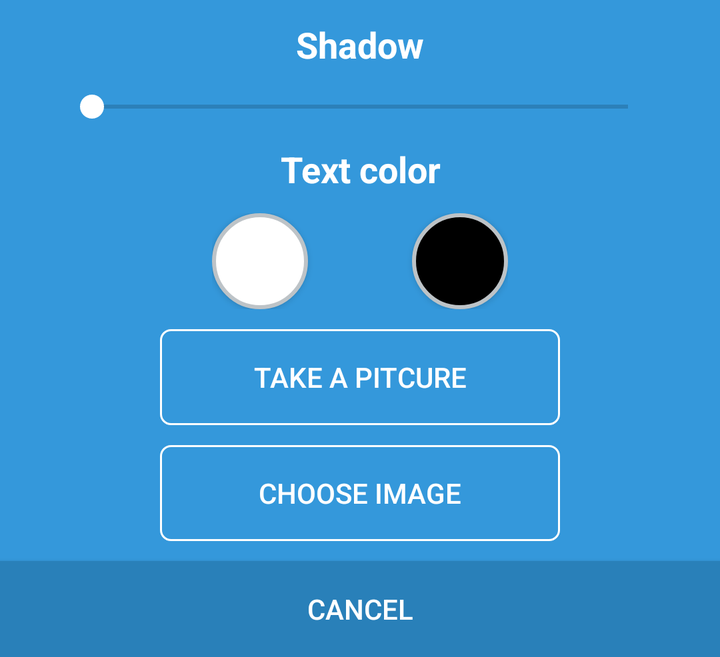
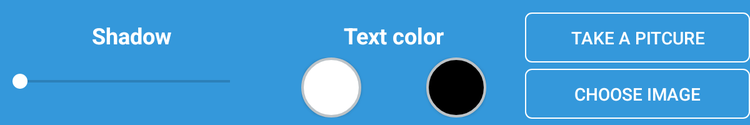

First picture: res/layout/ on a phone held upright. Second picture: the repository's own variant of that layout, on a device whose configuration matches the variant's folder. Source for both follows.
<!-- AndroidManifest.xml: application theme NoActionBar -->
<!-- res/layout/settings_fragment.xml -->
<?xml version="1.0" encoding="utf-8"?>
<FrameLayout xmlns:android="http://schemas.android.com/apk/res/android"
    android:layout_width="match_parent"
    android:layout_height="wrap_content"
    android:background="@color/colorPrimary"
    android:id="@+id/superFrame"
    android:layout_gravity="top">

    <LinearLayout
        android:orientation="vertical"
        android:layout_width="match_parent"
        android:layout_height="wrap_content"
        android:id="@+id/rootLinear">

        <EditText
            android:layout_width="match_parent"
            android:layout_height="wrap_content"
            android:inputType="textPersonName"
            android:text="@string/shadow"
            android:enabled="false"
            android:background="@color/clear"
            android:textColor="@android:color/white"
            android:ems="10"
            android:textAlignment="center"
            android:textAllCaps="false"
            android:textStyle="normal|bold"
            android:layout_marginTop="@dimen/settingsMargins" />

        <SeekBar
            android:layout_width="300dp"
            android:layout_height="wrap_content"
            android:max="10"
            android:progress="0"
            android:thumbTint="@color/white"
            android:progressTint="@color/white"
            android:id="@+id/seekBar"
            android:paddingTop="0dp"
            android:paddingBottom="0dp"
            android:layout_marginTop="@dimen/settingsMargins"
            android:layout_gravity="center" />

        <EditText
            android:layout_width="match_parent"
            android:layout_height="wrap_content"
            android:inputType="textPersonName"
            android:text="@string/textColor"
            android:enabled="false"
            android:textColor="@android:color/white"
            android:ems="10"
            android:background="@color/clear"
            android:textAlignment="center"
            android:textAllCaps="false"
            android:textStyle="normal|bold"
            android:layout_marginTop="@dimen/settingsMargins" />

        <FrameLayout
            android:layout_width="wrap_content"
            android:layout_height="wrap_content"
            android:layout_marginTop="@dimen/settingsMargins"
            android:layout_gravity="center">

            <Button
                android:background="@drawable/one_meme_white_button"
                android:id="@+id/whiteColorBtn"
                android:layout_gravity="start"
                android:layout_height="48dp"
                android:layout_width="48dp" />

            <Button
                android:background="@drawable/one_meme_black_button"
                android:layout_width="48dp"
                android:layout_height="48dp"
                android:id="@+id/blackColorBtn"
                android:layout_gravity="end"
                android:layout_marginLeft="100dp" />
        </FrameLayout>

        <Button
            android:text="@string/takeApic"
            android:textColor="@color/white"
            android:background="@drawable/one_meme_button"
            android:layout_height="48dp"
            android:id="@+id/tpicBtn"
            android:minWidth="@dimen/settingsButtonMaxWidth"
            android:layout_width="@dimen/settingsButtonMaxWidth"
            android:layout_gravity="center"
            android:layout_marginTop="@dimen/settingsMargins" />

        <Button
            android:text="@string/chooseImg"
            android:textColor="@color/white"
            android:background="@drawable/one_meme_button"
            android:layout_height="48dp"
            android:id="@+id/choosePicBtn"
            android:minWidth="@dimen/settingsButtonMaxWidth"
            android:layout_width="@dimen/settingsButtonMaxWidth"
            android:layout_gravity="center"
            android:layout_marginTop="@dimen/settingsMargins" />

        <Button
            android:text="@string/cancel"
            android:layout_height="48dp"
            android:id="@+id/cancelSettingsBtn"
            android:textColor="@color/white"
            android:background="@color/colorPrimaryDark"
            android:minWidth="@dimen/settingsButtonMaxWidth"
            android:layout_width="match_parent"
            android:layout_gravity="center"
            android:layout_marginTop="@dimen/settingsMargins" />

    </LinearLayout>
</FrameLayout>
<!-- resources referenced by this layout -->
<resources>
  <color name="clear">#00ffffff</color>
  <color name="colorPrimary">#3498db</color>
  <color name="colorPrimaryDark">#2980b9</color>
  <color name="white">#ffffff</color>
  <dimen name="settingsButtonMaxWidth">200dp</dimen>
  <dimen name="settingsMargins">10dp</dimen>
  <!-- drawable one_meme_black_button (drawable) -->
  <?xml version="1.0" encoding="utf-8"?>
  <shape xmlns:android="http://schemas.android.com/apk/res/android" android:shape="rectangle">
      <solid android:color="@color/black"/>
      <corners android:radius="24dp"/>
      <stroke android:color="@color/stroke" android:width="2dp"/>
  </shape>
  <!-- drawable one_meme_button (drawable) -->
  <?xml version="1.0" encoding="utf-8"?>
  <shape xmlns:android="http://schemas.android.com/apk/res/android" android:shape="rectangle">
      <corners android:radius="5dp"/>
      <stroke android:color="@color/colorPrimary"/>
      <stroke android:color="@color/white" android:width="1dp"/>
  </shape>
  <!-- drawable one_meme_white_button (drawable) -->
  <?xml version="1.0" encoding="utf-8"?>
  <shape xmlns:android="http://schemas.android.com/apk/res/android" android:shape="rectangle">
      <solid android:color="@color/white"/>
      <corners android:radius="24dp"/>
      <stroke android:color="@color/stroke" android:width="2dp"/>
  </shape>
  <string name="cancel">Cancel</string>
  <string name="chooseImg">Choose image</string>
  <string name="shadow">Shadow</string>
  <string name="takeApic">Take a pitcure</string>
  <string name="textColor">Text color</string>
  <style name="NoActionBar" parent="AppTheme">
          <item name="windowNoTitle">true</item>
      </style>
  <color name="black">#000</color>
  <color name="stroke">#bdc3c7</color>
  <style name="AppTheme" parent="Theme.AppCompat.Light.DarkActionBar">
          
          <item name="colorPrimary">@color/colorPrimary</item>
          <item name="colorPrimaryDark">@color/colorPrimaryDark</item>
          <item name="colorAccent">@color/colorAccent</item>
      </style>
  <color name="colorAccent">#3498db</color>
</resources>
<!-- res/layout-large/settings_fragment.xml (the repository's variant of the layout above) -->
<!-- drawn on a 7-inch tablet held upright -->
<?xml version="1.0" encoding="utf-8"?>
<FrameLayout xmlns:android="http://schemas.android.com/apk/res/android"
    android:layout_width="match_parent"
    android:layout_height="wrap_content"
    android:background="@color/colorPrimary"
    android:id="@+id/superFrame"
    android:layout_gravity="top">

    <LinearLayout
        android:id="@+id/rootLinear"
        android:layout_width="match_parent"
        android:layout_height="wrap_content"
        android:gravity="center_horizontal"
        android:orientation="horizontal">

        <RelativeLayout
            android:layout_width="wrap_content"
            android:layout_height="100dp">

            <EditText
                android:id="@+id/settings_shadow_lbl"
                android:layout_width="wrap_content"
                android:layout_height="wrap_content"
                android:layout_marginTop="@dimen/settingsMargins"
                android:background="@color/clear"
                android:ems="10"
                android:enabled="false"
                android:inputType="textPersonName"
                android:text="@string/shadow"
                android:textAlignment="center"
                android:textAllCaps="false"
                android:textColor="@android:color/white"
                android:textStyle="normal|bold" />

            <SeekBar
                android:id="@+id/seekBar"
                android:layout_width="200dp"
                android:layout_height="wrap_content"
                android:layout_gravity="center"
                android:layout_marginTop="50dp"
                android:max="10"
                android:progress="0"
                android:progressTint="@color/white"
                android:thumbTint="@color/white" />

        </RelativeLayout>

        <RelativeLayout
            android:layout_width="wrap_content"
            android:layout_height="100dp">

            <EditText
                android:id="@+id/settings_textcolor_lbl"
                android:layout_width="wrap_content"
                android:layout_height="wrap_content"
                android:layout_marginTop="10dp"
                android:background="@color/clear"
                android:ems="10"
                android:enabled="false"
                android:inputType="textPersonName"
                android:text="@string/textColor"
                android:textAlignment="center"
                android:textAllCaps="false"
                android:textColor="@android:color/white"
                android:textStyle="normal|bold" />

            <FrameLayout
                android:layout_width="wrap_content"
                android:layout_height="wrap_content"
                android:layout_alignParentRight="false"
                android:layout_centerHorizontal="true"
                android:layout_marginTop="40dp">

                <Button
                    android:id="@+id/whiteColorBtn"
                    android:layout_width="48dp"
                    android:layout_height="48dp"
                    android:layout_gravity="start"
                    android:background="@drawable/one_meme_white_button" />

                <Button
                    android:id="@+id/blackColorBtn"
                    android:layout_width="48dp"
                    android:layout_height="48dp"
                    android:layout_gravity="end"
                    android:layout_marginLeft="100dp"
                    android:background="@drawable/one_meme_black_button" />
            </FrameLayout>
        </RelativeLayout>

        <RelativeLayout
            android:layout_width="wrap_content"
            android:layout_height="100dp">

            <Button
                android:id="@+id/tpicBtn3"
                android:layout_width="@dimen/settingsButtonMaxWidth"
                android:layout_height="40dp"
                android:layout_gravity="center"
                android:layout_marginTop="@dimen/settingsMargins"
                android:layout_weight="1"
                android:background="@drawable/one_meme_button"
                android:minWidth="@dimen/settingsButtonMaxWidth"
                android:text="@string/takeApic"
                android:textColor="@color/white" />

            <Button
                android:id="@+id/choosePicBtn3"
                android:layout_width="@dimen/settingsButtonMaxWidth"
                android:layout_height="40dp"
                android:layout_gravity="center"
                android:layout_marginTop="55dp"
                android:layout_weight="1"
                android:background="@drawable/one_meme_button"
                android:minWidth="@dimen/settingsButtonMaxWidth"
                android:text="@string/chooseImg"
                android:textColor="@color/white" />
        </RelativeLayout>

    </LinearLayout>
</FrameLayout>
<!-- resources referenced by the variant -->
<!-- as a 7-inch tablet held upright resolves them -->
<resources>
  <color name="clear">#00ffffff</color>
  <color name="colorPrimary">#3498db</color>
  <color name="white">#ffffff</color>
  <dimen name="settingsButtonMaxWidth">200dp</dimen>
  <dimen name="settingsMargins">10dp</dimen>
  <!-- drawable one_meme_black_button (drawable) -->
  <?xml version="1.0" encoding="utf-8"?>
  <shape xmlns:android="http://schemas.android.com/apk/res/android" android:shape="rectangle">
      <solid android:color="@color/black"/>
      <corners android:radius="24dp"/>
      <stroke android:color="@color/stroke" android:width="2dp"/>
  </shape>
  <!-- drawable one_meme_button (drawable) -->
  <?xml version="1.0" encoding="utf-8"?>
  <shape xmlns:android="http://schemas.android.com/apk/res/android" android:shape="rectangle">
      <corners android:radius="5dp"/>
      <stroke android:color="@color/colorPrimary"/>
      <stroke android:color="@color/white" android:width="1dp"/>
  </shape>
  <!-- drawable one_meme_white_button (drawable) -->
  <?xml version="1.0" encoding="utf-8"?>
  <shape xmlns:android="http://schemas.android.com/apk/res/android" android:shape="rectangle">
      <solid android:color="@color/white"/>
      <corners android:radius="24dp"/>
      <stroke android:color="@color/stroke" android:width="2dp"/>
  </shape>
  <string name="chooseImg">Choose image</string>
  <string name="shadow">Shadow</string>
  <string name="takeApic">Take a pitcure</string>
  <string name="textColor">Text color</string>
  <style name="NoActionBar" parent="AppTheme">
          <item name="windowNoTitle">true</item>
      </style>
  <color name="black">#000</color>
  <color name="stroke">#bdc3c7</color>
  <style name="AppTheme" parent="Theme.AppCompat.Light.DarkActionBar">
          
          <item name="colorPrimary">@color/colorPrimary</item>
          <item name="colorPrimaryDark">@color/colorPrimaryDark</item>
          <item name="colorAccent">@color/colorAccent</item>
      </style>
  <color name="colorPrimaryDark">#2980b9</color>
  <color name="colorAccent">#3498db</color>
</resources>
